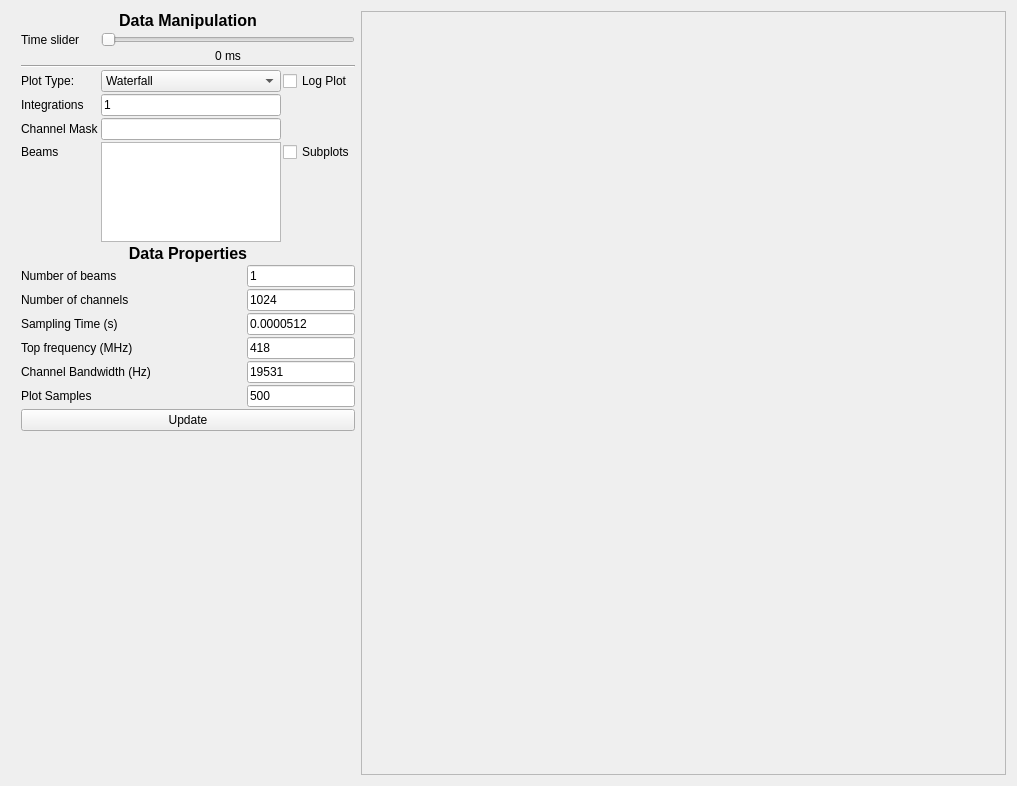
<?xml version="1.0" encoding="UTF-8"?>
<ui version="4.0">
 <class>mainWidget</class>
 <widget class="QWidget" name="mainWidget">
  <property name="geometry">
   <rect>
    <x>0</x>
    <y>0</y>
    <width>1017</width>
    <height>786</height>
   </rect>
  </property>
  <property name="windowTitle">
   <string>Form</string>
  </property>
  <property name="layoutDirection">
   <enum>Qt::LeftToRight</enum>
  </property>
  <property name="autoFillBackground">
   <bool>false</bool>
  </property>
  <layout class="QGridLayout" name="gridLayout" columnstretch="2,3,0">
   <item row="0" column="1">
    <widget class="QFrame" name="plotFrame">
     <property name="sizePolicy">
      <sizepolicy hsizetype="Expanding" vsizetype="Expanding">
       <horstretch>0</horstretch>
       <verstretch>0</verstretch>
      </sizepolicy>
     </property>
     <property name="minimumSize">
      <size>
       <width>0</width>
       <height>0</height>
      </size>
     </property>
     <property name="maximumSize">
      <size>
       <width>16777215</width>
       <height>16777215</height>
      </size>
     </property>
     <property name="frameShape">
      <enum>QFrame::StyledPanel</enum>
     </property>
     <property name="frameShadow">
      <enum>QFrame::Raised</enum>
     </property>
    </widget>
   </item>
   <item row="0" column="0">
    <layout class="QVBoxLayout" name="verticalLayout" stretch="0,0,0,0,0,0,0,0,0,0,0">
     <property name="spacing">
      <number>2</number>
     </property>
     <property name="sizeConstraint">
      <enum>QLayout::SetFixedSize</enum>
     </property>
     <property name="leftMargin">
      <number>10</number>
     </property>
     <item>
      <layout class="QGridLayout" name="gridLayout_2" columnstretch="1,0,0">
       <property name="sizeConstraint">
        <enum>QLayout::SetFixedSize</enum>
       </property>
       <item row="7" column="0">
        <widget class="QLabel" name="label_11">
         <property name="sizePolicy">
          <sizepolicy hsizetype="Fixed" vsizetype="Preferred">
           <horstretch>0</horstretch>
           <verstretch>0</verstretch>
          </sizepolicy>
         </property>
         <property name="text">
          <string>Channel Mask</string>
         </property>
        </widget>
       </item>
       <item row="6" column="1">
        <widget class="QLineEdit" name="intEdit">
         <property name="sizePolicy">
          <sizepolicy hsizetype="Fixed" vsizetype="Fixed">
           <horstretch>0</horstretch>
           <verstretch>0</verstretch>
          </sizepolicy>
         </property>
         <property name="maximumSize">
          <size>
           <width>180</width>
           <height>16777215</height>
          </size>
         </property>
         <property name="text">
          <string>1</string>
         </property>
        </widget>
       </item>
       <item row="6" column="0">
        <widget class="QLabel" name="label_12">
         <property name="sizePolicy">
          <sizepolicy hsizetype="Fixed" vsizetype="Preferred">
           <horstretch>0</horstretch>
           <verstretch>0</verstretch>
          </sizepolicy>
         </property>
         <property name="text">
          <string>Integrations</string>
         </property>
        </widget>
       </item>
       <item row="0" column="0" colspan="3">
        <widget class="QLabel" name="label_7">
         <property name="sizePolicy">
          <sizepolicy hsizetype="Fixed" vsizetype="Preferred">
           <horstretch>0</horstretch>
           <verstretch>0</verstretch>
          </sizepolicy>
         </property>
         <property name="maximumSize">
          <size>
           <width>400</width>
           <height>16777215</height>
          </size>
         </property>
         <property name="font">
          <font>
           <pointsize>12</pointsize>
           <weight>75</weight>
           <italic>false</italic>
           <bold>true</bold>
           <underline>false</underline>
          </font>
         </property>
         <property name="text">
          <string>Data Manipulation</string>
         </property>
         <property name="alignment">
          <set>Qt::AlignCenter</set>
         </property>
         <property name="margin">
          <number>6</number>
         </property>
        </widget>
       </item>
       <item row="8" column="2">
        <widget class="QCheckBox" name="subplotCheck">
         <property name="sizePolicy">
          <sizepolicy hsizetype="Fixed" vsizetype="Fixed">
           <horstretch>0</horstretch>
           <verstretch>0</verstretch>
          </sizepolicy>
         </property>
         <property name="text">
          <string>Subplots</string>
         </property>
        </widget>
       </item>
       <item row="2" column="1" colspan="2">
        <widget class="QSlider" name="timeSlider">
         <property name="sizePolicy">
          <sizepolicy hsizetype="Fixed" vsizetype="Fixed">
           <horstretch>0</horstretch>
           <verstretch>0</verstretch>
          </sizepolicy>
         </property>
         <property name="maximumSize">
          <size>
           <width>300</width>
           <height>16777215</height>
          </size>
         </property>
         <property name="singleStep">
          <number>100</number>
         </property>
         <property name="pageStep">
          <number>1000</number>
         </property>
         <property name="orientation">
          <enum>Qt::Horizontal</enum>
         </property>
        </widget>
       </item>
       <item row="5" column="2">
        <widget class="QCheckBox" name="logCheck">
         <property name="sizePolicy">
          <sizepolicy hsizetype="Fixed" vsizetype="Fixed">
           <horstretch>0</horstretch>
           <verstretch>0</verstretch>
          </sizepolicy>
         </property>
         <property name="text">
          <string>Log Plot</string>
         </property>
        </widget>
       </item>
       <item row="8" column="0">
        <widget class="QLabel" name="label_13">
         <property name="sizePolicy">
          <sizepolicy hsizetype="Fixed" vsizetype="Preferred">
           <horstretch>0</horstretch>
           <verstretch>0</verstretch>
          </sizepolicy>
         </property>
         <property name="text">
          <string>Beams</string>
         </property>
        </widget>
       </item>
       <item row="8" column="1" rowspan="2">
        <widget class="QListWidget" name="beamList">
         <property name="sizePolicy">
          <sizepolicy hsizetype="Fixed" vsizetype="Fixed">
           <horstretch>0</horstretch>
           <verstretch>0</verstretch>
          </sizepolicy>
         </property>
         <property name="maximumSize">
          <size>
           <width>180</width>
           <height>100</height>
          </size>
         </property>
         <property name="selectionMode">
          <enum>QAbstractItemView::ExtendedSelection</enum>
         </property>
        </widget>
       </item>
       <item row="5" column="0">
        <widget class="QLabel" name="label_8">
         <property name="sizePolicy">
          <sizepolicy hsizetype="Fixed" vsizetype="Preferred">
           <horstretch>0</horstretch>
           <verstretch>0</verstretch>
          </sizepolicy>
         </property>
         <property name="text">
          <string>Plot Type:</string>
         </property>
        </widget>
       </item>
       <item row="7" column="1">
        <widget class="QLineEdit" name="maskEdit">
         <property name="sizePolicy">
          <sizepolicy hsizetype="Fixed" vsizetype="Fixed">
           <horstretch>0</horstretch>
           <verstretch>0</verstretch>
          </sizepolicy>
         </property>
         <property name="maximumSize">
          <size>
           <width>180</width>
           <height>16777215</height>
          </size>
         </property>
         <property name="toolTip">
          <string>Set channel mask (use &quot;-&quot; for channel range)</string>
         </property>
        </widget>
       </item>
       <item row="2" column="0">
        <widget class="QLabel" name="label_9">
         <property name="sizePolicy">
          <sizepolicy hsizetype="Fixed" vsizetype="Preferred">
           <horstretch>0</horstretch>
           <verstretch>0</verstretch>
          </sizepolicy>
         </property>
         <property name="text">
          <string>Time slider</string>
         </property>
        </widget>
       </item>
       <item row="4" column="0" colspan="3">
        <widget class="Line" name="line">
         <property name="orientation">
          <enum>Qt::Horizontal</enum>
         </property>
        </widget>
       </item>
       <item row="5" column="1">
        <widget class="QComboBox" name="typeCombo">
         <property name="sizePolicy">
          <sizepolicy hsizetype="Fixed" vsizetype="Fixed">
           <horstretch>0</horstretch>
           <verstretch>0</verstretch>
          </sizepolicy>
         </property>
         <property name="maximumSize">
          <size>
           <width>180</width>
           <height>16777215</height>
          </size>
         </property>
         <item>
          <property name="text">
           <string>Waterfall</string>
          </property>
         </item>
         <item>
          <property name="text">
           <string>Time Series</string>
          </property>
         </item>
         <item>
          <property name="text">
           <string>Bandpass</string>
          </property>
         </item>
        </widget>
       </item>
       <item row="3" column="1" colspan="2">
        <widget class="QLabel" name="timeLabel">
         <property name="sizePolicy">
          <sizepolicy hsizetype="Fixed" vsizetype="Preferred">
           <horstretch>0</horstretch>
           <verstretch>0</verstretch>
          </sizepolicy>
         </property>
         <property name="maximumSize">
          <size>
           <width>280</width>
           <height>16777215</height>
          </size>
         </property>
         <property name="text">
          <string>0 ms</string>
         </property>
         <property name="alignment">
          <set>Qt::AlignCenter</set>
         </property>
        </widget>
       </item>
      </layout>
     </item>
     <item>
      <widget class="QLabel" name="label">
       <property name="sizePolicy">
        <sizepolicy hsizetype="Fixed" vsizetype="Fixed">
         <horstretch>0</horstretch>
         <verstretch>0</verstretch>
        </sizepolicy>
       </property>
       <property name="maximumSize">
        <size>
         <width>400</width>
         <height>16777215</height>
        </size>
       </property>
       <property name="font">
        <font>
         <pointsize>12</pointsize>
         <weight>75</weight>
         <bold>true</bold>
        </font>
       </property>
       <property name="contextMenuPolicy">
        <enum>Qt::NoContextMenu</enum>
       </property>
       <property name="text">
        <string>Data Properties</string>
       </property>
       <property name="alignment">
        <set>Qt::AlignCenter</set>
       </property>
       <property name="margin">
        <number>10</number>
       </property>
      </widget>
     </item>
     <item>
      <layout class="QHBoxLayout" name="horizontalLayout_6">
       <property name="spacing">
        <number>5</number>
       </property>
       <item>
        <widget class="QLabel" name="label_3">
         <property name="sizePolicy">
          <sizepolicy hsizetype="Fixed" vsizetype="Preferred">
           <horstretch>0</horstretch>
           <verstretch>0</verstretch>
          </sizepolicy>
         </property>
         <property name="maximumSize">
          <size>
           <width>240</width>
           <height>16777215</height>
          </size>
         </property>
         <property name="text">
          <string>Number of beams</string>
         </property>
        </widget>
       </item>
       <item>
        <widget class="QLineEdit" name="beamEdit">
         <property name="sizePolicy">
          <sizepolicy hsizetype="Fixed" vsizetype="Fixed">
           <horstretch>0</horstretch>
           <verstretch>0</verstretch>
          </sizepolicy>
         </property>
         <property name="text">
          <string>1</string>
         </property>
         <property name="maxLength">
          <number>20</number>
         </property>
        </widget>
       </item>
      </layout>
     </item>
     <item>
      <layout class="QHBoxLayout" name="horizontalLayout_5">
       <property name="spacing">
        <number>5</number>
       </property>
       <item>
        <widget class="QLabel" name="label_4">
         <property name="sizePolicy">
          <sizepolicy hsizetype="Fixed" vsizetype="Fixed">
           <horstretch>0</horstretch>
           <verstretch>0</verstretch>
          </sizepolicy>
         </property>
         <property name="maximumSize">
          <size>
           <width>240</width>
           <height>16777215</height>
          </size>
         </property>
         <property name="text">
          <string>Number of channels</string>
         </property>
        </widget>
       </item>
       <item>
        <widget class="QLineEdit" name="chanEdit">
         <property name="sizePolicy">
          <sizepolicy hsizetype="Fixed" vsizetype="Fixed">
           <horstretch>0</horstretch>
           <verstretch>0</verstretch>
          </sizepolicy>
         </property>
         <property name="text">
          <string>1024</string>
         </property>
         <property name="maxLength">
          <number>20</number>
         </property>
        </widget>
       </item>
      </layout>
     </item>
     <item>
      <layout class="QHBoxLayout" name="horizontalLayout_3">
       <property name="spacing">
        <number>5</number>
       </property>
       <item>
        <widget class="QLabel" name="label_5">
         <property name="sizePolicy">
          <sizepolicy hsizetype="Fixed" vsizetype="Preferred">
           <horstretch>0</horstretch>
           <verstretch>0</verstretch>
          </sizepolicy>
         </property>
         <property name="maximumSize">
          <size>
           <width>240</width>
           <height>16777215</height>
          </size>
         </property>
         <property name="text">
          <string>Sampling Time (s)</string>
         </property>
        </widget>
       </item>
       <item>
        <widget class="QLineEdit" name="tsampEdit">
         <property name="sizePolicy">
          <sizepolicy hsizetype="Fixed" vsizetype="Fixed">
           <horstretch>0</horstretch>
           <verstretch>0</verstretch>
          </sizepolicy>
         </property>
         <property name="text">
          <string>0.0000512</string>
         </property>
         <property name="maxLength">
          <number>20</number>
         </property>
        </widget>
       </item>
      </layout>
     </item>
     <item>
      <layout class="QHBoxLayout" name="horizontalLayout_2">
       <property name="spacing">
        <number>5</number>
       </property>
       <item>
        <widget class="QLabel" name="label_6">
         <property name="sizePolicy">
          <sizepolicy hsizetype="Fixed" vsizetype="Preferred">
           <horstretch>0</horstretch>
           <verstretch>0</verstretch>
          </sizepolicy>
         </property>
         <property name="maximumSize">
          <size>
           <width>240</width>
           <height>16777215</height>
          </size>
         </property>
         <property name="text">
          <string>Top frequency (MHz)</string>
         </property>
        </widget>
       </item>
       <item>
        <widget class="QLineEdit" name="freqEdit">
         <property name="sizePolicy">
          <sizepolicy hsizetype="Fixed" vsizetype="Fixed">
           <horstretch>0</horstretch>
           <verstretch>0</verstretch>
          </sizepolicy>
         </property>
         <property name="text">
          <string>418</string>
         </property>
         <property name="maxLength">
          <number>20</number>
         </property>
        </widget>
       </item>
      </layout>
     </item>
     <item>
      <layout class="QHBoxLayout" name="horizontalLayout">
       <property name="spacing">
        <number>5</number>
       </property>
       <property name="leftMargin">
        <number>0</number>
       </property>
      </layout>
     </item>
     <item>
      <layout class="QHBoxLayout" name="horizontalLayout_8">
       <item>
        <widget class="QLabel" name="label_10">
         <property name="sizePolicy">
          <sizepolicy hsizetype="Fixed" vsizetype="Preferred">
           <horstretch>0</horstretch>
           <verstretch>0</verstretch>
          </sizepolicy>
         </property>
         <property name="maximumSize">
          <size>
           <width>240</width>
           <height>16777215</height>
          </size>
         </property>
         <property name="text">
          <string>Channel Bandwidth (Hz)</string>
         </property>
        </widget>
       </item>
       <item>
        <widget class="QLineEdit" name="bwEdit">
         <property name="sizePolicy">
          <sizepolicy hsizetype="Fixed" vsizetype="Fixed">
           <horstretch>0</horstretch>
           <verstretch>0</verstretch>
          </sizepolicy>
         </property>
         <property name="text">
          <string>19531</string>
         </property>
        </widget>
       </item>
      </layout>
     </item>
     <item>
      <layout class="QHBoxLayout" name="horizontalLayout_9">
       <item>
        <widget class="QLabel" name="label_2">
         <property name="sizePolicy">
          <sizepolicy hsizetype="Fixed" vsizetype="Preferred">
           <horstretch>0</horstretch>
           <verstretch>0</verstretch>
          </sizepolicy>
         </property>
         <property name="maximumSize">
          <size>
           <width>240</width>
           <height>16777215</height>
          </size>
         </property>
         <property name="text">
          <string>Plot Samples</string>
         </property>
        </widget>
       </item>
       <item>
        <widget class="QLineEdit" name="plotSamplesEdit">
         <property name="sizePolicy">
          <sizepolicy hsizetype="Fixed" vsizetype="Fixed">
           <horstretch>0</horstretch>
           <verstretch>0</verstretch>
          </sizepolicy>
         </property>
         <property name="text">
          <string>500</string>
         </property>
        </widget>
       </item>
      </layout>
     </item>
     <item>
      <widget class="QPushButton" name="updateButton">
       <property name="sizePolicy">
        <sizepolicy hsizetype="Fixed" vsizetype="Fixed">
         <horstretch>0</horstretch>
         <verstretch>0</verstretch>
        </sizepolicy>
       </property>
       <property name="maximumSize">
        <size>
         <width>390</width>
         <height>16777215</height>
        </size>
       </property>
       <property name="text">
        <string>Update</string>
       </property>
      </widget>
     </item>
     <item>
      <spacer name="verticalSpacer">
       <property name="orientation">
        <enum>Qt::Vertical</enum>
       </property>
       <property name="sizeHint" stdset="0">
        <size>
         <width>20</width>
         <height>40</height>
        </size>
       </property>
      </spacer>
     </item>
    </layout>
   </item>
  </layout>
 </widget>
 <resources/>
 <connections/>
</ui>
